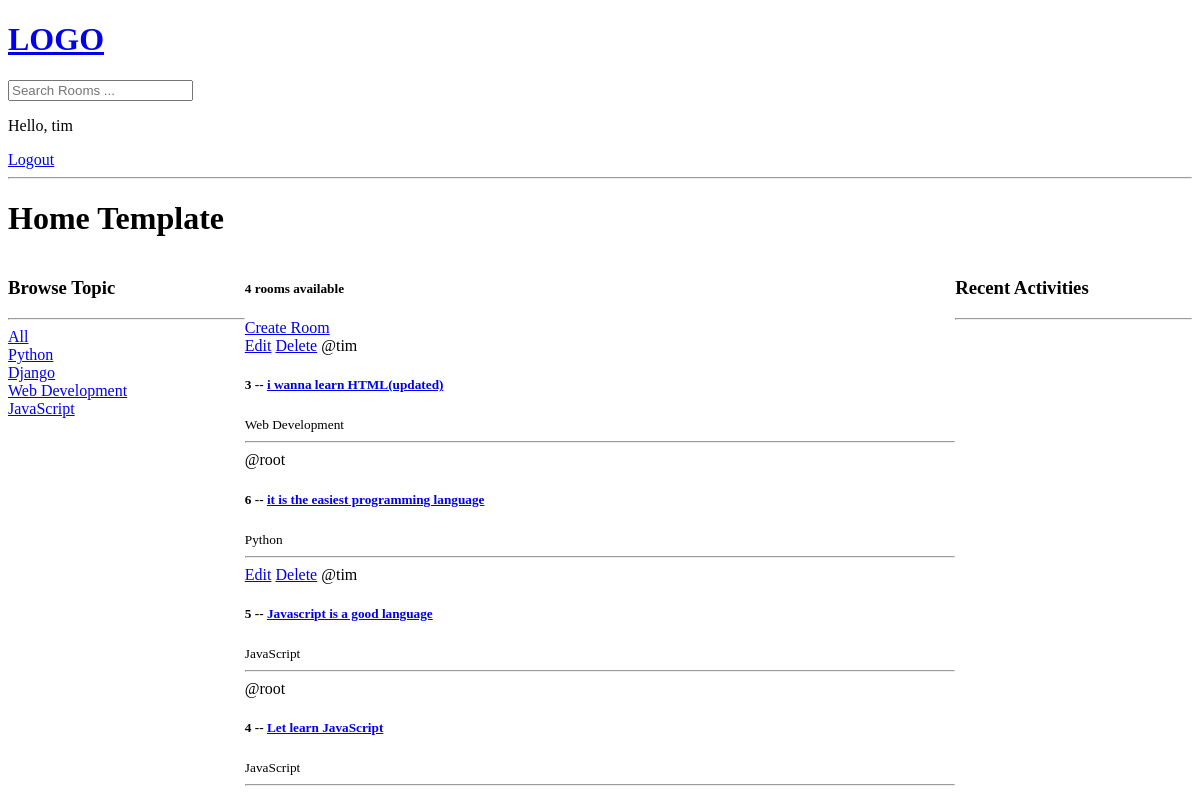
The app's page / (signed in), older data.
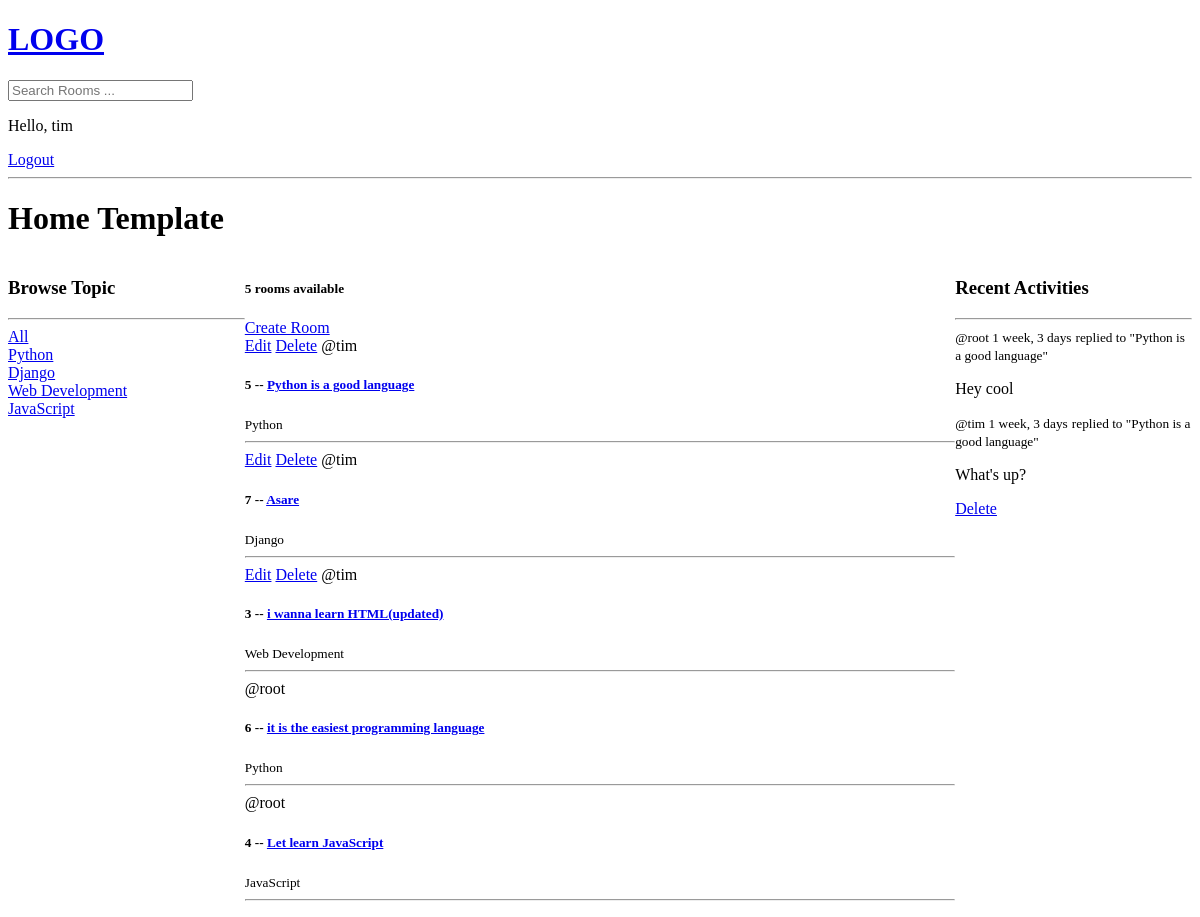
The same page, newer data.
### base/models.py (models this page shows)
class Topic(models.Model):
    name = models.CharField(max_length=200)
    def __str__(self):
        return self.name

class Room(models.Model):
    host = models.ForeignKey(User, on_delete=models.SET_NULL, null=True)
    topic = models.ForeignKey(Topic, on_delete=models.SET_NULL, null=True)
    name = models.CharField(max_length=200)
    description = models.TextField(null=True, blank=True)
    participants = models.ManyToManyField(User, related_name='participants', blank=True)
    updated = models.DateTimeField(auto_now=True) #datetime changes any time you update
    created = models.DateTimeField(auto_now_add=True)#datetime does not change once  datetime created
    class Meta:
        ordering = ['-updated', '-created'] #desending order because of - sign of(updated and created)
    def __str__(self):
        return self.name

class Message(models.Model):
    user = models.ForeignKey(User, on_delete=models.CASCADE)
    room = models.ForeignKey(Room, on_delete=models.CASCADE)
    body = models.TextField()
    updated = models.DateTimeField(auto_now=True) #datetime changes any time you update
    created = models.DateTimeField(auto_now_add=True)#datetime does not change once  datetime created
    class Meta:
        ordering = ['-updated', '-created'] #desending order because of - sign of(updated and created)
    def __str__(self):
        return self.body[0:50]

### base/views.py (the view)
# urls.py: path('', views.home, name='home'),
def home(request):
    q = request.GET.get('q') if request.GET.get('q') != None else ''
    rooms = Room.objects.filter(Q(topic__name__icontains = q ) | Q(name__icontains=q)| Q(description__icontains=q) )
    topics = Topic.objects.all()
    room_count = rooms.count()
    room_messages = Message.objects.filter(Q(room__topic__name__icontains=q))
    context = {'rooms':rooms, 'topics':topics, 'room_count':room_count, 'room_messages': room_messages}
    return render(request, 'base/home.html', context)

### base/templates/base/home.html (shortened to what this page needs)
{% extends 'main.html' %}
{% block content %}
<h1> Home Template</h1>
<div class="home-container">
   <div>
      {% include 'base/topics_component.html' %}
   </div>
  <div>
   <h5>{% if room_count > 1%}{{room_count}} rooms available  {% else%} {{room_count}} room available   {% endif %}</h5>
    <a href="{% url 'create-room' %}">Create Room</a>
    <div>
      {% for room in rooms %}
       <div>
         {% if request.user == room.host %}
           <a href="{% url 'update-room' room.id %}">Edit</a>
           <a href="{% url 'delete-room' room.id %}">Delete</a>
        {% endif %}
          <span>@{{room.host.username}}</span>
          <h5>{{room.id}} -- <a href="{%url 'room' room.id %}">{{room.name}}</a></h5>
          <small>{{room.topic.name}}</small>
          <hr>
       </div>
      {% endfor%}
    </div>
  </div>
  <div>
    {% include 'base/activity_component.html' %}
  </div>
  </div>
{% endblock content %}

### base/templates/base/topics_component.html
 <h3>Browse Topic</h3>
      <hr>
      <div>
        <a href="{% url 'home' %}">All</a>
     </div>
      {% for topic in topics %}
         <div>
            <a href="{% url 'home' %}?q={{topic.name}}">{{topic}}</a>
         </div>
      {% endfor %}

### base/templates/base/activity_component.html
 <h3>Recent Activities</h3>
     <hr>
     {% for message in room_messages %}
       <div>
         <small>@{{message.user}} {{message.created|timesince}}</small>
         <small>replied to "{{message.room}}"</small>
         <p>{{message}}</p>
         {% if request.user == message.user %}
           <a href="{% url 'delete-message' message.id %}">Delete</a>
         {% endif %}
       </div>
     {% endfor %}

Row changes from the older to the newer data that the page shows:
changed Room id 5: name "Javascript is a good language" → "Python is a good language"; topic.name "JavaScript" → "Python"; moves up the list
added Room: shows "Edit", host.username "tim", id "7", name "Asare", topic.name "Django"
added Message: user "root", created "1 week, 3 days", room "Python is a good language", body "Hey cool"
added Message: user "tim", created "1 week, 3 days", room "Python is a good language", body "What's up?", shows "Delete"
Text that changed along with them:
{{ room_count }}: "4" → "5"
